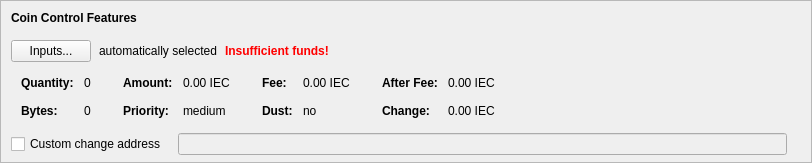
    <widget class="QFrame" name="frameCoinControl">
     <property name="sizePolicy">
      <sizepolicy hsizetype="Expanding" vsizetype="Expanding">
       <horstretch>0</horstretch>
       <verstretch>0</verstretch>
      </sizepolicy>
     </property>
     <property name="maximumSize">
      <size>
       <width>16777215</width>
       <height>16777215</height>
      </size>
     </property>
     <property name="frameShape">
      <enum>QFrame::StyledPanel</enum>
     </property>
     <property name="frameShadow">
      <enum>QFrame::Sunken</enum>
     </property>
     <layout class="QVBoxLayout" name="verticalLayoutCoinControl2">
      <property name="spacing">
       <number>0</number>
      </property>
      <property name="leftMargin">
       <number>0</number>
      </property>
      <property name="topMargin">
       <number>0</number>
      </property>
      <property name="rightMargin">
       <number>0</number>
      </property>
      <property name="bottomMargin">
       <number>6</number>
      </property>
      <item>
       <layout class="QVBoxLayout" name="verticalLayoutCoinControl" stretch="0,0,0,0,1">
        <property name="spacing">
         <number>0</number>
        </property>
        <property name="leftMargin">
         <number>10</number>
        </property>
        <property name="topMargin">
         <number>10</number>
        </property>
        <item>
         <layout class="QHBoxLayout" name="horizontalLayoutCoinControl1">
          <property name="bottomMargin">
           <number>15</number>
          </property>
          <item>
           <widget class="QLabel" name="labelCoinControlFeatures">
            <property name="sizePolicy">
             <sizepolicy hsizetype="Preferred" vsizetype="Maximum">
              <horstretch>0</horstretch>
              <verstretch>0</verstretch>
             </sizepolicy>
            </property>
            <property name="font">
             <font>
              <weight>75</weight>
              <bold>true</bold>
             </font>
            </property>
            <property name="styleSheet">
             <string notr="true">font-weight:bold;</string>
            </property>
            <property name="text">
             <string>Coin Control Features</string>
            </property>
           </widget>
          </item>
         </layout>
        </item>
        <item>
         <layout class="QHBoxLayout" name="horizontalLayoutCoinControl2" stretch="0,0,0,0">
          <property name="spacing">
           <number>8</number>
          </property>
          <property name="bottomMargin">
           <number>10</number>
          </property>
          <item>
           <widget class="QPushButton" name="pushButtonCoinControl">
            <property name="styleSheet">
             <string notr="true"/>
            </property>
            <property name="text">
             <string>Inputs...</string>
            </property>
            <property name="autoDefault">
             <bool>false</bool>
            </property>
           </widget>
          </item>
          <item>
           <widget class="QLabel" name="labelCoinControlAutomaticallySelected">
            <property name="text">
             <string>automatically selected</string>
            </property>
            <property name="margin">
             <number>5</number>
            </property>
           </widget>
          </item>
          <item>
           <widget class="QLabel" name="labelCoinControlInsuffFunds">
            <property name="font">
             <font>
              <weight>75</weight>
              <bold>true</bold>
             </font>
            </property>
            <property name="styleSheet">
             <string notr="true">color:red;font-weight:bold;</string>
            </property>
            <property name="text">
             <string>Insufficient funds!</string>
            </property>
            <property name="margin">
             <number>5</number>
            </property>
           </widget>
          </item>
          <item>
           <spacer name="horizontalSpacerCoinControl">
            <property name="orientation">
             <enum>Qt::Horizontal</enum>
            </property>
            <property name="sizeHint" stdset="0">
             <size>
              <width>40</width>
              <height>1</height>
             </size>
            </property>
           </spacer>
          </item>
         </layout>
        </item>
        <item>
         <widget class="QWidget" name="widgetCoinControl" native="true">
          <property name="sizePolicy">
           <sizepolicy hsizetype="Preferred" vsizetype="Preferred">
            <horstretch>0</horstretch>
            <verstretch>0</verstretch>
           </sizepolicy>
          </property>
          <property name="minimumSize">
           <size>
            <width>0</width>
            <height>0</height>
           </size>
          </property>
          <property name="styleSheet">
           <string notr="true"/>
          </property>
          <layout class="QHBoxLayout" name="horizontalLayoutCoinControl5">
           <property name="leftMargin">
            <number>0</number>
           </property>
           <property name="topMargin">
            <number>0</number>
           </property>
           <property name="rightMargin">
            <number>0</number>
           </property>
           <property name="bottomMargin">
            <number>0</number>
           </property>
           <item>
            <layout class="QHBoxLayout" name="horizontalLayoutCoinControl3" stretch="0,0,0,1">
             <property name="spacing">
              <number>20</number>
             </property>
             <property name="topMargin">
              <number>0</number>
             </property>
             <property name="bottomMargin">
              <number>10</number>
             </property>
             <item>
              <layout class="QFormLayout" name="formLayoutCoinControl1">
               <property name="horizontalSpacing">
                <number>10</number>
               </property>
               <property name="verticalSpacing">
                <number>14</number>
               </property>
               <property name="leftMargin">
                <number>10</number>
               </property>
               <property name="topMargin">
                <number>4</number>
               </property>
               <property name="rightMargin">
                <number>6</number>
               </property>
               <item row="0" column="0">
                <widget class="QLabel" name="labelCoinControlQuantityText">
                 <property name="font">
                  <font>
                   <weight>75</weight>
                   <bold>true</bold>
                  </font>
                 </property>
                 <property name="text">
                  <string>Quantity:</string>
                 </property>
                 <property name="margin">
                  <number>0</number>
                 </property>
                </widget>
               </item>
               <item row="0" column="1">
                <widget class="QLabel" name="labelCoinControlQuantity">
                 <property name="cursor">
                  <cursorShape>IBeamCursor</cursorShape>
                 </property>
                 <property name="contextMenuPolicy">
                  <enum>Qt::ActionsContextMenu</enum>
                 </property>
                 <property name="text">
                  <string notr="true">0</string>
                 </property>
                 <property name="margin">
                  <number>0</number>
                 </property>
                 <property name="textInteractionFlags">
                  <set>Qt::LinksAccessibleByMouse|Qt::TextSelectableByKeyboard|Qt::TextSelectableByMouse</set>
                 </property>
                </widget>
               </item>
               <item row="1" column="0">
                <widget class="QLabel" name="labelCoinControlBytesText">
                 <property name="font">
                  <font>
                   <weight>75</weight>
                   <bold>true</bold>
                  </font>
                 </property>
                 <property name="text">
                  <string>Bytes:</string>
                 </property>
                </widget>
               </item>
               <item row="1" column="1">
                <widget class="QLabel" name="labelCoinControlBytes">
                 <property name="cursor">
                  <cursorShape>IBeamCursor</cursorShape>
                 </property>
                 <property name="contextMenuPolicy">
                  <enum>Qt::ActionsContextMenu</enum>
                 </property>
                 <property name="text">
                  <string notr="true">0</string>
                 </property>
                 <property name="textInteractionFlags">
                  <set>Qt::LinksAccessibleByMouse|Qt::TextSelectableByKeyboard|Qt::TextSelectableByMouse</set>
                 </property>
                </widget>
               </item>
              </layout>
             </item>
             <item>
              <layout class="QFormLayout" name="formLayoutCoinControl2">
               <property name="horizontalSpacing">
                <number>10</number>
               </property>
               <property name="verticalSpacing">
                <number>14</number>
               </property>
               <property name="leftMargin">
                <number>6</number>
               </property>
               <property name="topMargin">
                <number>4</number>
               </property>
               <property name="rightMargin">
                <number>6</number>
               </property>
               <item row="0" column="0">
                <widget class="QLabel" name="labelCoinControlAmountText">
                 <property name="font">
                  <font>
                   <weight>75</weight>
                   <bold>true</bold>
                  </font>
                 </property>
                 <property name="text">
                  <string>Amount:</string>
                 </property>
                 <property name="margin">
                  <number>0</number>
                 </property>
                </widget>
               </item>
               <item row="0" column="1">
                <widget class="QLabel" name="labelCoinControlAmount">
                 <property name="cursor">
                  <cursorShape>IBeamCursor</cursorShape>
                 </property>
                 <property name="contextMenuPolicy">
                  <enum>Qt::ActionsContextMenu</enum>
                 </property>
                 <property name="text">
                  <string notr="true">0.00 IEC</string>
                 </property>
                 <property name="textInteractionFlags">
                  <set>Qt::LinksAccessibleByMouse|Qt::TextSelectableByKeyboard|Qt::TextSelectableByMouse</set>
                 </property>
                </widget>
               </item>
               <item row="1" column="0">
                <widget class="QLabel" name="labelCoinControlPriorityText">
                 <property name="font">
                  <font>
                   <weight>75</weight>
                   <bold>true</bold>
                  </font>
                 </property>
                 <property name="text">
                  <string>Priority:</string>
                 </property>
                </widget>
               </item>
               <item row="1" column="1">
                <widget class="QLabel" name="labelCoinControlPriority">
                 <property name="cursor">
                  <cursorShape>IBeamCursor</cursorShape>
                 </property>
                 <property name="contextMenuPolicy">
                  <enum>Qt::ActionsContextMenu</enum>
                 </property>
                 <property name="text">
                  <string notr="true">medium</string>
                 </property>
                 <property name="textInteractionFlags">
                  <set>Qt::LinksAccessibleByMouse|Qt::TextSelectableByKeyboard|Qt::TextSelectableByMouse</set>
                 </property>
                </widget>
               </item>
              </layout>
             </item>
             <item>
              <layout class="QFormLayout" name="formLayoutCoinControl3">
               <property name="horizontalSpacing">
                <number>10</number>
               </property>
               <property name="verticalSpacing">
                <number>14</number>
               </property>
               <property name="leftMargin">
                <number>6</number>
               </property>
               <property name="topMargin">
                <number>4</number>
               </property>
               <property name="rightMargin">
                <number>6</number>
               </property>
               <item row="0" column="0">
                <widget class="QLabel" name="labelCoinControlFeeText">
                 <property name="font">
                  <font>
                   <weight>75</weight>
                   <bold>true</bold>
                  </font>
                 </property>
                 <property name="text">
                  <string>Fee:</string>
                 </property>
                 <property name="margin">
                  <number>0</number>
                 </property>
                </widget>
               </item>
               <item row="0" column="1">
                <widget class="QLabel" name="labelCoinControlFee">
                 <property name="cursor">
                  <cursorShape>IBeamCursor</cursorShape>
                 </property>
                 <property name="contextMenuPolicy">
                  <enum>Qt::ActionsContextMenu</enum>
                 </property>
                 <property name="text">
                  <string notr="true">0.00 IEC</string>
                 </property>
                 <property name="textInteractionFlags">
                  <set>Qt::LinksAccessibleByMouse|Qt::TextSelectableByKeyboard|Qt::TextSelectableByMouse</set>
                 </property>
                </widget>
               </item>
               <item row="1" column="0">
                <widget class="QLabel" name="labelCoinControlLowOutputText">
                 <property name="font">
                  <font>
                   <weight>75</weight>
                   <bold>true</bold>
                  </font>
                 </property>
                 <property name="text">
                  <string>Dust:</string>
                 </property>
                </widget>
               </item>
               <item row="1" column="1">
                <widget class="QLabel" name="labelCoinControlLowOutput">
                 <property name="cursor">
                  <cursorShape>IBeamCursor</cursorShape>
                 </property>
                 <property name="contextMenuPolicy">
                  <enum>Qt::ActionsContextMenu</enum>
                 </property>
                 <property name="text">
                  <string notr="true">no</string>
                 </property>
                 <property name="textInteractionFlags">
                  <set>Qt::LinksAccessibleByMouse|Qt::TextSelectableByKeyboard|Qt::TextSelectableByMouse</set>
                 </property>
                </widget>
               </item>
              </layout>
             </item>
             <item>
              <layout class="QFormLayout" name="formLayoutCoinControl4">
               <property name="horizontalSpacing">
                <number>10</number>
               </property>
               <property name="verticalSpacing">
                <number>14</number>
               </property>
               <property name="leftMargin">
                <number>6</number>
               </property>
               <property name="topMargin">
                <number>4</number>
               </property>
               <property name="rightMargin">
                <number>6</number>
               </property>
               <item row="0" column="0">
                <widget class="QLabel" name="labelCoinControlAfterFeeText">
                 <property name="font">
                  <font>
                   <weight>75</weight>
                   <bold>true</bold>
                  </font>
                 </property>
                 <property name="text">
                  <string>After Fee:</string>
                 </property>
                 <property name="margin">
                  <number>0</number>
                 </property>
                </widget>
               </item>
               <item row="0" column="1">
                <widget class="QLabel" name="labelCoinControlAfterFee">
                 <property name="cursor">
                  <cursorShape>IBeamCursor</cursorShape>
                 </property>
                 <property name="contextMenuPolicy">
                  <enum>Qt::ActionsContextMenu</enum>
                 </property>
                 <property name="text">
                  <string notr="true">0.00 IEC</string>
                 </property>
                 <property name="textInteractionFlags">
                  <set>Qt::LinksAccessibleByMouse|Qt::TextSelectableByKeyboard|Qt::TextSelectableByMouse</set>
                 </property>
                </widget>
               </item>
               <item row="1" column="0">
                <widget class="QLabel" name="labelCoinControlChangeText">
                 <property name="font">
                  <font>
                   <weight>75</weight>
                   <bold>true</bold>
                  </font>
                 </property>
                 <property name="text">
                  <string>Change:</string>
                 </property>
                </widget>
               </item>
               <item row="1" column="1">
                <widget class="QLabel" name="labelCoinControlChange">
                 <property name="cursor">
                  <cursorShape>IBeamCursor</cursorShape>
                 </property>
                 <property name="contextMenuPolicy">
                  <enum>Qt::ActionsContextMenu</enum>
                 </property>
                 <property name="text">
                  <string notr="true">0.00 IEC</string>
                 </property>
                 <property name="textInteractionFlags">
                  <set>Qt::LinksAccessibleByMouse|Qt::TextSelectableByKeyboard|Qt::TextSelectableByMouse</set>
                 </property>
                </widget>
               </item>
              </layout>
             </item>
            </layout>
           </item>
          </layout>
         </widget>
        </item>
        <item>
         <layout class="QHBoxLayout" name="horizontalLayoutCoinControl4" stretch="0,0,0">
          <property name="spacing">
           <number>12</number>
          </property>
          <property name="sizeConstraint">
           <enum>QLayout::SetDefaultConstraint</enum>
          </property>
          <property name="topMargin">
           <number>5</number>
          </property>
          <property name="rightMargin">
           <number>5</number>
          </property>
          <item>
           <widget class="QCheckBox" name="checkBoxCoinControlChange">
            <property name="toolTip">
             <string>If this is activated, but the change address is empty or invalid, change will be sent to a newly generated address.</string>
            </property>
            <property name="text">
             <string>Custom change address</string>
            </property>
           </widget>
          </item>
          <item>
           <widget class="QValidatedLineEdit" name="lineEditCoinControlChange">
            <property name="enabled">
             <bool>false</bool>
            </property>
            <property name="sizePolicy">
             <sizepolicy hsizetype="Expanding" vsizetype="Fixed">
              <horstretch>0</horstretch>
              <verstretch>0</verstretch>
             </sizepolicy>
            </property>
           </widget>
          </item>
          <item>
           <widget class="QLabel" name="labelCoinControlChangeLabel">
            <property name="sizePolicy">
             <sizepolicy hsizetype="Preferred" vsizetype="Expanding">
              <horstretch>0</horstretch>
              <verstretch>0</verstretch>
             </sizepolicy>
            </property>
            <property name="minimumSize">
             <size>
              <width>0</width>
              <height>0</height>
             </size>
            </property>
            <property name="text">
             <string/>
            </property>
            <property name="margin">
             <number>3</number>
            </property>
           </widget>
          </item>
         </layout>
        </item>
        <item>
         <spacer name="verticalSpacerCoinControl">
          <property name="orientation">
           <enum>Qt::Vertical</enum>
          </property>
          <property name="sizeHint" stdset="0">
           <size>
            <width>800</width>
            <height>1</height>
           </size>
          </property>
         </spacer>
        </item>
       </layout>
      </item>
     </layout>
    </widget>
